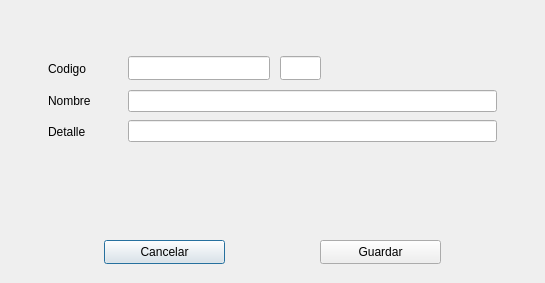
<?xml version="1.0" encoding="UTF-8"?>
<ui version="4.0">
 <class>Dialog</class>
 <widget class="QDialog" name="Dialog">
  <property name="geometry">
   <rect>
    <x>0</x>
    <y>0</y>
    <width>545</width>
    <height>283</height>
   </rect>
  </property>
  <property name="windowTitle">
   <string>Dialog</string>
  </property>
  <widget class="QPushButton" name="pushButton">
   <property name="geometry">
    <rect>
     <x>104</x>
     <y>240</y>
     <width>121</width>
     <height>24</height>
    </rect>
   </property>
   <property name="text">
    <string>Cancelar</string>
   </property>
  </widget>
  <widget class="QPushButton" name="pushButton_2">
   <property name="geometry">
    <rect>
     <x>320</x>
     <y>240</y>
     <width>121</width>
     <height>24</height>
    </rect>
   </property>
   <property name="text">
    <string>Guardar</string>
   </property>
  </widget>
  <widget class="QWidget" name="">
   <property name="geometry">
    <rect>
     <x>128</x>
     <y>88</y>
     <width>369</width>
     <height>56</height>
    </rect>
   </property>
   <layout class="QVBoxLayout" name="verticalLayout_2">
    <item>
     <widget class="QLineEdit" name="txt_nombre"/>
    </item>
    <item>
     <widget class="QLineEdit" name="txt_detalle"/>
    </item>
   </layout>
  </widget>
  <widget class="QWidget" name="">
   <property name="geometry">
    <rect>
     <x>48</x>
     <y>56</y>
     <width>65</width>
     <height>89</height>
    </rect>
   </property>
   <layout class="QVBoxLayout" name="verticalLayout">
    <property name="spacing">
     <number>6</number>
    </property>
    <item>
     <widget class="QLabel" name="lbl_codigo">
      <property name="text">
       <string>Codigo</string>
      </property>
     </widget>
    </item>
    <item>
     <widget class="QLabel" name="lbl_nombre">
      <property name="text">
       <string>Nombre</string>
      </property>
     </widget>
    </item>
    <item>
     <widget class="QLabel" name="lbl_nombre_2">
      <property name="text">
       <string>Detalle</string>
      </property>
     </widget>
    </item>
   </layout>
  </widget>
  <widget class="QLineEdit" name="txt_codnew">
   <property name="geometry">
    <rect>
     <x>280</x>
     <y>56</y>
     <width>41</width>
     <height>24</height>
    </rect>
   </property>
  </widget>
  <widget class="QLineEdit" name="txt_codigo">
   <property name="geometry">
    <rect>
     <x>128</x>
     <y>56</y>
     <width>142</width>
     <height>24</height>
    </rect>
   </property>
  </widget>
 </widget>
 <resources/>
 <connections/>
</ui>
